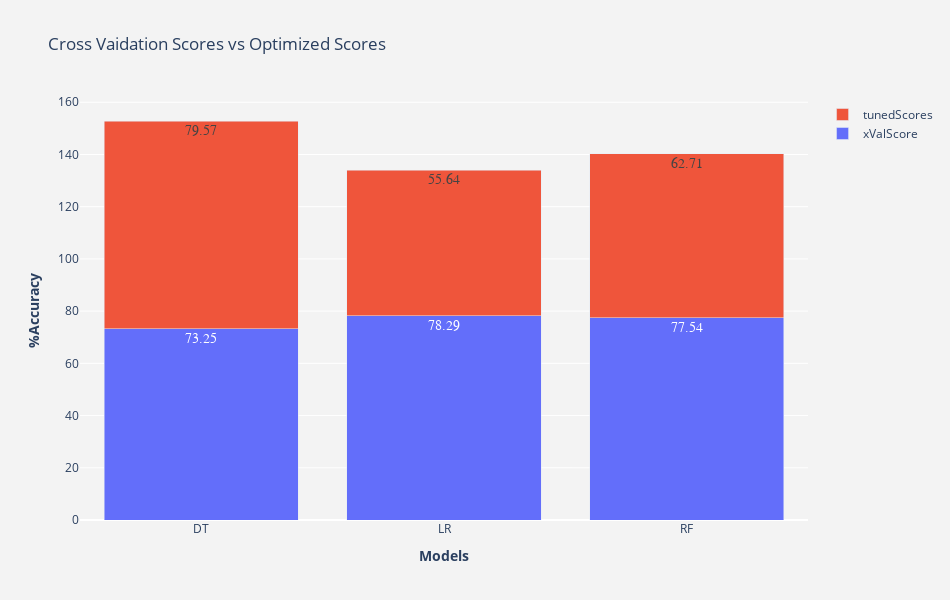

Source (notebook cell):
### Markdown cell above
## Model Selection

### Code cell
"""Create a function that compares cross validation scores with tunned scores for different models by
plotting them."""
def compareModelsAccuracy():
    """Returns a stack bar chart of tuned and x validation scores of models."""
    
    # Sort by index and converting to series object to plot.
    xValScore = xValScoresSorted[~xValScoresSorted.index.isin(["XGBC","GNB"])].sort_index().T.squeeze()
    tunedScore = bestScoreAndHyperparametersSorted.iloc[:,0].sort_index().T.squeeze()
    
    # Create two subplots of stack bar chart
    fig=make_subplots(
        rows=1, 
        cols=1,
        vertical_spacing=0.3,
        print_grid=False) # This suppresses "This is the format of your plot grid:" text from popping out.

    # Add trace for stack bar
    fig.add_trace(go.Bar(x=xValScore.index,
                             y=xValScore,
                             text=xValScore,
                             hoverinfo="x+y",
                             textposition="auto",
                             name="xValScore",
                             textfont=dict(family="sans serif",size=14),
                             ),
                     row=1,
                     col=1
                     )

    # Add another trace for stack bar
    fig.add_trace(go.Bar(x=tunedScore.index,
                             y=tunedScore,
                             text=tunedScore,
                             hoverinfo="x+y",
                             textposition="auto",
                             name="tunedScores",
                             textfont=dict(family="sans serif",size=14),
                             ),
                     row=1,
                     col=1
                     )
        
    # Update the layout. Add title, dimension, and background color
    fig.layout.update(
        height=600, 
        width=950,
        hovermode="closest",
        barmode = "stack",
        title_text = "Cross Vaidation Scores vs Optimized Scores",
        paper_bgcolor="rgb(243, 243, 243)",
        plot_bgcolor="rgb(243, 243, 243)"
        )

    # Set y-axis titles in bold
    fig.layout.yaxis1.update(title="<b>%Accuracy</b>")
    
    # Set x-axis title in bold
    fig.layout.xaxis1.update(title="<b>Models</b>")
    return fig.show()

"""Call the function to plot the scores."""
compareModelsAccuracy()

### Figure 1 — Plotly figure (JSON) as saved in the notebook; plotly's stock layout.template omitted (floating-point values rounded to 4 significant figures)
{"data": [{"hoverinfo": "x+y", "name": "xValScore", "text": [73.25, 78.29, 77.54], "textfont": {"family": "sans serif", "size": 14}, "textposition": "auto", "type": "bar", "x": ["DT", "LR", "RF"], "xaxis": "x", "y": [73.25, 78.29, 77.54], "yaxis": "y"}, {"hoverinfo": "x+y", "name": "tunedScores", "text": [79.57, 55.64, 62.71], "textfont": {"family": "sans serif", "size": 14}, "textposition": "auto", "type": "bar", "x": ["DT", "LR", "RF"], "xaxis": "x", "y": [79.57, 55.64, 62.71], "yaxis": "y"}], "layout": {"barmode": "stack", "height": 600, "hovermode": "closest", "paper_bgcolor": "rgb(243, 243, 243)", "plot_bgcolor": "rgb(243, 243, 243)", "title": {"text": "Cross Vaidation Scores vs Optimized Scores"}, "width": 950, "xaxis": {"anchor": "y", "domain": [0, 1], "title": {"text": "<b>Models</b>"}}, "yaxis": {"anchor": "x", "domain": [0, 1], "title": {"text": "<b>%Accuracy</b>"}}}}
